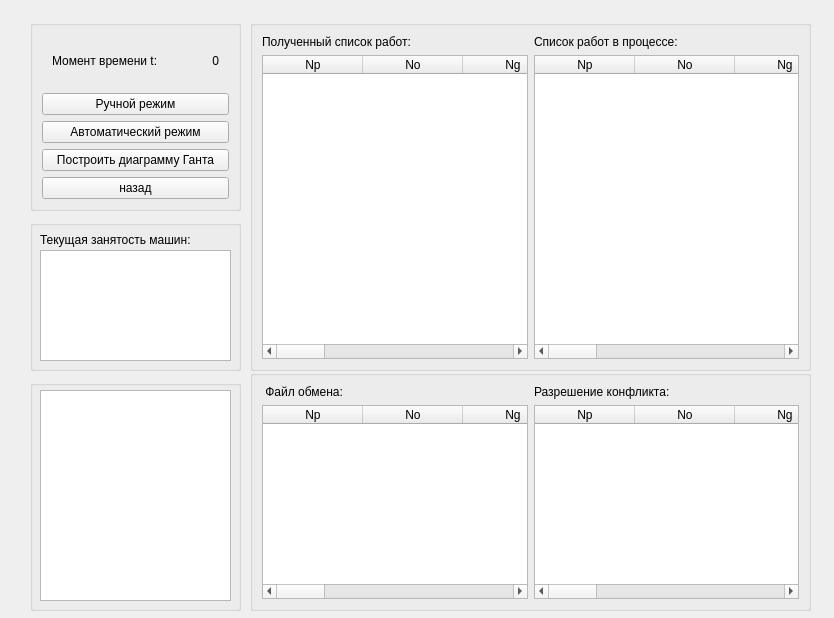
<?xml version="1.0" encoding="UTF-8"?>
<ui version="4.0">
 <class>generator</class>
 <widget class="QMainWindow" name="generator">
  <property name="geometry">
   <rect>
    <x>0</x>
    <y>0</y>
    <width>834</width>
    <height>618</height>
   </rect>
  </property>
  <property name="windowTitle">
   <string>MainWindow</string>
  </property>
  <widget class="QWidget" name="centralwidget">
   <widget class="QGroupBox" name="groupBox">
    <property name="geometry">
     <rect>
      <x>30</x>
      <y>20</y>
      <width>211</width>
      <height>191</height>
     </rect>
    </property>
    <property name="title">
     <string/>
    </property>
    <layout class="QVBoxLayout" name="verticalLayout_2">
     <item>
      <layout class="QVBoxLayout" name="verticalLayout">
       <item>
        <layout class="QHBoxLayout" name="horizontalLayout">
         <property name="leftMargin">
          <number>10</number>
         </property>
         <property name="rightMargin">
          <number>10</number>
         </property>
         <item>
          <widget class="QLabel" name="label">
           <property name="text">
            <string>Момент времени t:</string>
           </property>
          </widget>
         </item>
         <item>
          <widget class="QLabel" name="time">
           <property name="text">
            <string>&lt;html&gt;&lt;head/&gt;&lt;body&gt;&lt;p align=&quot;right&quot;&gt;0&lt;/p&gt;&lt;/body&gt;&lt;/html&gt;</string>
           </property>
          </widget>
         </item>
        </layout>
       </item>
       <item>
        <widget class="QPushButton" name="step">
         <property name="text">
          <string>Ручной режим</string>
         </property>
        </widget>
       </item>
       <item>
        <widget class="QPushButton" name="auto_2">
         <property name="text">
          <string>Автоматический режим</string>
         </property>
        </widget>
       </item>
       <item>
        <widget class="QPushButton" name="KD">
         <property name="text">
          <string>Построить диаграмму Ганта</string>
         </property>
        </widget>
       </item>
       <item>
        <widget class="QPushButton" name="pushButton_4">
         <property name="text">
          <string>назад</string>
         </property>
        </widget>
       </item>
      </layout>
     </item>
    </layout>
   </widget>
   <widget class="QGroupBox" name="groupBox_2">
    <property name="geometry">
     <rect>
      <x>30</x>
      <y>220</y>
      <width>211</width>
      <height>151</height>
     </rect>
    </property>
    <property name="title">
     <string/>
    </property>
    <widget class="QTableWidget" name="Busylist">
     <property name="geometry">
      <rect>
       <x>10</x>
       <y>30</y>
       <width>191</width>
       <height>111</height>
      </rect>
     </property>
    </widget>
    <widget class="QLabel" name="label_3">
     <property name="geometry">
      <rect>
       <x>10</x>
       <y>10</y>
       <width>181</width>
       <height>20</height>
      </rect>
     </property>
     <property name="text">
      <string>Текущая занятость машин:</string>
     </property>
    </widget>
   </widget>
   <widget class="QGroupBox" name="groupBox_3">
    <property name="geometry">
     <rect>
      <x>250</x>
      <y>20</y>
      <width>561</width>
      <height>351</height>
     </rect>
    </property>
    <property name="title">
     <string/>
    </property>
    <layout class="QHBoxLayout" name="horizontalLayout_3">
     <item>
      <layout class="QVBoxLayout" name="verticalLayout_5">
       <item>
        <widget class="QLabel" name="label_4">
         <property name="text">
          <string>Полученный список работ:</string>
         </property>
        </widget>
       </item>
       <item>
        <widget class="QTableWidget" name="workSourse">
         <column>
          <property name="text">
           <string>Np</string>
          </property>
         </column>
         <column>
          <property name="text">
           <string>No</string>
          </property>
         </column>
         <column>
          <property name="text">
           <string>Ng</string>
          </property>
         </column>
         <column>
          <property name="text">
           <string>tij</string>
          </property>
         </column>
         <column>
          <property name="text">
           <string>St</string>
          </property>
         </column>
         <column>
          <property name="text">
           <string>tn</string>
          </property>
         </column>
         <column>
          <property name="text">
           <string>Nm</string>
          </property>
         </column>
         <column>
          <property name="text">
           <string>S</string>
          </property>
         </column>
         <column>
          <property name="text">
           <string>tv</string>
          </property>
         </column>
         <column>
          <property name="text">
           <string>mop</string>
          </property>
         </column>
        </widget>
       </item>
      </layout>
     </item>
     <item>
      <layout class="QVBoxLayout" name="verticalLayout_6">
       <item>
        <widget class="QLabel" name="label_5">
         <property name="text">
          <string>Список работ в процессе:</string>
         </property>
        </widget>
       </item>
       <item>
        <widget class="QTableWidget" name="work">
         <column>
          <property name="text">
           <string>Np</string>
          </property>
         </column>
         <column>
          <property name="text">
           <string>No</string>
          </property>
         </column>
         <column>
          <property name="text">
           <string>Ng</string>
          </property>
         </column>
         <column>
          <property name="text">
           <string>tij</string>
          </property>
         </column>
         <column>
          <property name="text">
           <string>St</string>
          </property>
         </column>
         <column>
          <property name="text">
           <string>tn</string>
          </property>
         </column>
         <column>
          <property name="text">
           <string>Nm</string>
          </property>
         </column>
         <column>
          <property name="text">
           <string>S</string>
          </property>
         </column>
         <column>
          <property name="text">
           <string>tv</string>
          </property>
         </column>
         <column>
          <property name="text">
           <string>mop</string>
          </property>
         </column>
        </widget>
       </item>
      </layout>
     </item>
    </layout>
   </widget>
   <widget class="QGroupBox" name="groupBox_4">
    <property name="geometry">
     <rect>
      <x>250</x>
      <y>370</y>
      <width>561</width>
      <height>241</height>
     </rect>
    </property>
    <property name="title">
     <string/>
    </property>
    <layout class="QHBoxLayout" name="horizontalLayout_2">
     <item>
      <layout class="QVBoxLayout" name="verticalLayout_3">
       <item>
        <widget class="QLabel" name="label_6">
         <property name="text">
          <string> Файл обмена:</string>
         </property>
        </widget>
       </item>
       <item>
        <widget class="QTableWidget" name="FO">
         <column>
          <property name="text">
           <string>Np</string>
          </property>
         </column>
         <column>
          <property name="text">
           <string>No</string>
          </property>
         </column>
         <column>
          <property name="text">
           <string>Ng</string>
          </property>
         </column>
         <column>
          <property name="text">
           <string>tij</string>
          </property>
         </column>
         <column>
          <property name="text">
           <string>St</string>
          </property>
         </column>
         <column>
          <property name="text">
           <string>tn</string>
          </property>
         </column>
         <column>
          <property name="text">
           <string>Nm</string>
          </property>
         </column>
         <column>
          <property name="text">
           <string>S</string>
          </property>
         </column>
         <column>
          <property name="text">
           <string>tv</string>
          </property>
         </column>
         <column>
          <property name="text">
           <string>mop</string>
          </property>
         </column>
        </widget>
       </item>
      </layout>
     </item>
     <item>
      <layout class="QVBoxLayout" name="verticalLayout_4">
       <item>
        <widget class="QLabel" name="label_7">
         <property name="text">
          <string>Разрешение конфликта:</string>
         </property>
        </widget>
       </item>
       <item>
        <widget class="QTableWidget" name="KONF">
         <column>
          <property name="text">
           <string>Np</string>
          </property>
         </column>
         <column>
          <property name="text">
           <string>No</string>
          </property>
         </column>
         <column>
          <property name="text">
           <string>Ng</string>
          </property>
         </column>
         <column>
          <property name="text">
           <string>tij</string>
          </property>
         </column>
         <column>
          <property name="text">
           <string>St</string>
          </property>
         </column>
         <column>
          <property name="text">
           <string>tn</string>
          </property>
         </column>
         <column>
          <property name="text">
           <string>Nm</string>
          </property>
         </column>
         <column>
          <property name="text">
           <string>S</string>
          </property>
         </column>
         <column>
          <property name="text">
           <string>tv</string>
          </property>
         </column>
         <column>
          <property name="text">
           <string>mop</string>
          </property>
         </column>
        </widget>
       </item>
      </layout>
     </item>
    </layout>
   </widget>
   <widget class="QGroupBox" name="groupBox_5">
    <property name="geometry">
     <rect>
      <x>30</x>
      <y>380</y>
      <width>211</width>
      <height>231</height>
     </rect>
    </property>
    <property name="title">
     <string/>
    </property>
    <widget class="QTextEdit" name="log">
     <property name="geometry">
      <rect>
       <x>10</x>
       <y>10</y>
       <width>191</width>
       <height>211</height>
      </rect>
     </property>
    </widget>
   </widget>
  </widget>
 </widget>
 <resources/>
 <connections/>
</ui>
